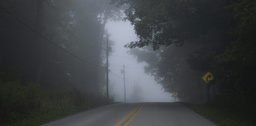
#> input picture fog.jpg, 256 x 126 px, shrunk from 3000 x 1482 before the run
$ python Dark_channel_prior.py   (older library calls are emulated)
#> lines starting #> are read from the running program, lines starting #| are printed output that depends on the picture; after the words box and inside, x2 and y2 are one past the last pixel; in counts of white or black regions, pixels touching at a corner belong together
# source: https://doi.org/10.5201/ipol.2024.530

import numpy as np
import cv2
import sys

# I: base [0, 1]
# sz: Size of patch
# return base [0, 1]
def DarkChannel(I, sz=15):
    b, g, r = cv2.split(I)
    dc = cv2.min(cv2.min(r, g), b)
    kernel = cv2.getStructuringElement(cv2.MORPH_RECT, (sz, sz))
    dark_channel = cv2.erode(dc, kernel)
    return dark_channel

# Estimate A
# I: base [0, 1]
# dark_channel: base [0, 1]
# p: percentage of pixel in I use to estimate A
# return base [0, 1]
def Ambient_Light_Estimate(I, dark_channel, p=1e-3):
    h, w = dark_channel.shape
    N = h * w
    # Flat and sort dark channel
    flat_dark = dark_channel.reshape(N)
    sorted_dark = flat_dark.argsort()
    sorted_dark = sorted_dark[::-1]
    flat_I = I.reshape(N, 3)       # 3D->2D

    # Number of pixel used for the estimation
    M = max(1, int(p * N))
    M = min(M, N)

    A = np.zeros([1, 3], dtype=np.float32)
    for i in range(M):
        A += flat_I[sorted_dark[i]]            # Add pixel color
    A /= M
    return A

# Estimate t(x)
# I: base [0, 1]
# A: base [0, 1]
def Transmission_Map_Estimate(I, A, sz, w=0.95):
    copy_I = np.empty(I.shape, I.dtype)
    for c in range(3):
        copy_I[:, :, c] = I[:, :, c] / A[0, c]
    t_x = 1 - w * DarkChannel(copy_I, sz)
    return t_x

# I is one channel of image and base [0, 1]
# accumulated values of image (2D prefix sum)
# Note: faster way is just return np.cumsum(np.cumsum(I, axis=0), axis=1)
def Integral_Image(I):
    w, h = I.shape
    II = np.zeros(I.shape, dtype=np.float32)
    II[0, 0] = I[0, 0]
    for x in range(1, w):
        II[x, 0] = II[x-1, 0] + I[x, 0]
    for y in range(1, h):
        s = I[0, y]
        II[0, y] = II[0, y-1] + s
        for x in range(1, w):
            s += I[x, y]
            II[x, y] = II[x, y-1] + s
    return II

# only apply for one channel
def BoundaryHandling(I, rr):
    return np.pad(I, ((rr, rr), (rr, rr)), mode='reflect')

# I is one channel of img and base [0, 1]
# rr is radius of patch (r = 2rr + 1, patch rxr)
# Note: faster way is just return cv2.boxFilter(I,cv2.CV_64F,(rr,rr))
def Patch_Averages(I, rr):
    w, h = I.shape  # row, col (swap for purpose)
    I_avg = np.zeros(I.shape, dtype=np.float32)
    I_0 = BoundaryHandling(I, rr)
    II_0 = Integral_Image(I_0)
    for y in range(h):
        for x in range(w):
            # Coordinate of (x, y) in integral img
            x_0 = x + rr
            y_0 = y + rr

            # Get prefix sum 2D
            I_avg[x, y] = II_0[x_0 + rr, y_0 + rr]
            if x_0 - rr - 1 >= 0:
                I_avg[x, y] -= II_0[x_0 - rr - 1, y_0 + rr]
            if y_0 - rr - 1 >= 0:
                I_avg[x, y] -= II_0[x_0 + rr, y_0 - rr - 1]
            if x_0 - rr - 1 >= 0 and y_0 - rr - 1 >= 0:
                I_avg[x, y] += II_0[x_0 - rr - 1, y_0 - rr - 1]
            I_avg[x, y] /= (2 * rr + 1) ** 2
    return I_avg

# I: base [0, 1]
# return float base [0, 1]
def Guided_Filter(I, t, rr, eps):
    mean_I = Patch_Averages(I, rr)
    mean_I2 = Patch_Averages(I*I, rr)
    var_I = mean_I2 - mean_I * mean_I
    mean_t = Patch_Averages(t, rr)
    mean_It = Patch_Averages(I * t, rr)
    covar_It = mean_It - mean_I * mean_t
    a = covar_It / (var_I + eps)
    b = mean_t - a * mean_I
    mean_a = Patch_Averages(a, rr)
    mean_b = Patch_Averages(b, rr)
    t_0 = mean_a * I + mean_b
    return t_0

# I: base [0, 1]
# return base [0, 1]
def TransmissionRefine(I, t, r=61, eps=1e-3):
    I_gray = cv2.cvtColor(I,cv2.COLOR_BGR2GRAY);
    t = Guided_Filter(I_gray, t, r, eps);
    t = np.clip(t, 0, 1)
    return t

# I: base [0, 1]
# return base [0, 1]
def Recover_Scene_Radiance(I, t, A, t0=0.1):
    I_dehaze = np.zeros_like(I, dtype=float)
    for c in range(3):
        I_dehaze[:, :, c] = (I[:, :, c] - A[0, c]) / np.maximum(t, t0) + A[0, c]
    I_dehaze = np.clip(I_dehaze, 0, 1)
    return I_dehaze

# Using Dark Channel Prior (DCP) Algorithm
# I: base [0, 255]
# return base [0, 1]
def Dehazing(I, sz=15, p=1e-3, w=0.95, r=61, eps=0.0001, t0=0.1):
    I = I.astype(np.float32) / 255.0        # Normalize to base [0, 1]
    J_dark = DarkChannel(I, sz)
    A = Ambient_Light_Estimate(I, J_dark, p)
    t = Transmission_Map_Estimate(I, A, sz, w)
    t_refine = TransmissionRefine(I, t, r, eps)
    J = Recover_Scene_Radiance(I, t_refine, A, t0)
    return J

if __name__ == '__main__':
    if len(sys.argv) > 1:
        img = cv2.imread(sys.argv[1])
    else:
        img = cv2.imread('fog.jpg')
#> img is the input picture: shape (126, 256, 3); mean B, G, R 68.9, 66.1, 62.8
    if img is None:
        print("error")
        exit()
    print(img.shape)
#| (126, 256, 3)
    dehazed = Dehazing(img)
#> the loop in Ambient_Light_Estimate, `for i in range(M):` made 32 passes
#> A on passes 1 to 12: [[0.792, 0.741, 0.71]], [[1.59, 1.47, 1.42]], [[2.39, 2.21, 2.13]], [[3.19, 2.95, 2.84]], [[3.98, 3.68, 3.54]], [[4.78, 4.42, 4.25]], [[5.57, 5.15, 4.95]], [[6.36, 5.89, 5.66]], [[7.16, 6.62, 6.36]], [[7.96, 7.35, 7.07]], [[8.75, 8.09, 7.78]], [[9.54, 8.82, 8.48]]
#> in Ambient_Light_Estimate, `A /= M`: A = [[0.794, 0.734, 0.706]]
#> in Integral_Image, `II[0, 0] = I[0, 0]`: II: shape (248, 378) float32; values 0 (black) and 0.248 (white), 0% white in thin lines or dots, all inside (x1, y1, x2, y2) = (0, 0, 1, 1)
#> after the loop in Integral_Image, `for x in range(1, w):`: II: shape (248, 378) float32; min 0, max 62.86, mean 0.1
#> the loop in Integral_Image, `for y in range(1, h):` made 377 passes
#> call 2 of Patch_Averages, with rr = 61
#> in Patch_Averages (call 2), `I_0 = BoundaryHandling(I, rr)`:
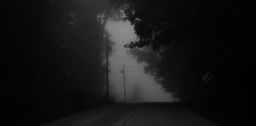
#> I: shape (126, 256) float32; min 0.0046, max 0.559, mean 0.089
#> after the loop in Integral_Image (call 2), `for x in range(1, w):`: II: shape (248, 378) float32; min 0, max 16.7, mean 0.026
#> the loop in Integral_Image (call 2), `for y in range(1, h):` made 377 passes
#> after the loop in Integral_Image (call 3), `for x in range(1, w):`:
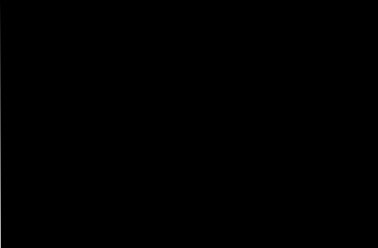
#> II: shape (248, 378) float32; min 0, max 184.7, mean 0.2
#> the loop in Integral_Image (call 3), `for y in range(1, h):` made 377 passes
#> call 4 of Patch_Averages, with rr = 61
#> in Patch_Averages (call 4), `I_0 = BoundaryHandling(I, rr)`:
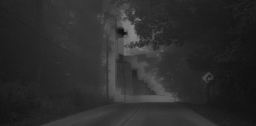
#> I: shape (126, 256) float32; min 0.0627, max 0.54, mean 0.175
#> after the loop in Integral_Image (call 4), `for x in range(1, w):`: II: shape (248, 378) float32; min 0, max 45.99, mean 0.1
#> after the loop in Integral_Image (call 5), `for x in range(1, w):`:
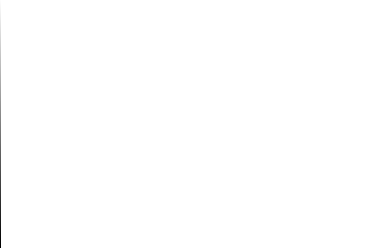
#> II: shape (248, 378) float32; min -218.3, max 0, mean -0.288; drawn with min black and max white
#> the loop in Integral_Image (call 5), `for y in range(1, h):` made 377 passes
#> after the loop in Integral_Image (call 5), `for y in range(1, h):`:
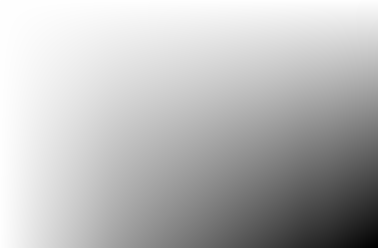
#> II: shape (248, 378) float32; min -79400.6, max -0.899, mean -21388.1; drawn with min black and max white
#> after the loop in Patch_Averages (call 5), `for y in range(h):`:
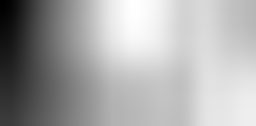
#> I_avg: shape (126, 256) float32; min -1.06, max -0.708, mean -0.826; drawn with min black and max white
#> in BoundaryHandling (call 6), `return np.pad(I, ((rr, rr), (rr, rr)), mode='reflect')`:
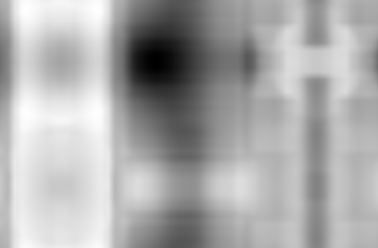
#> returned value: shape (248, 378) float32; min 0.862, max 1.03, mean 0.974; drawn with min black and max white
    cv2.imwrite('res.jpg', (dehazed*255).astype(np.uint8))
    cv2.imshow('Dehazed', dehazed)
    cv2.waitKey(0)
    cv2.destroyAllWindows()
